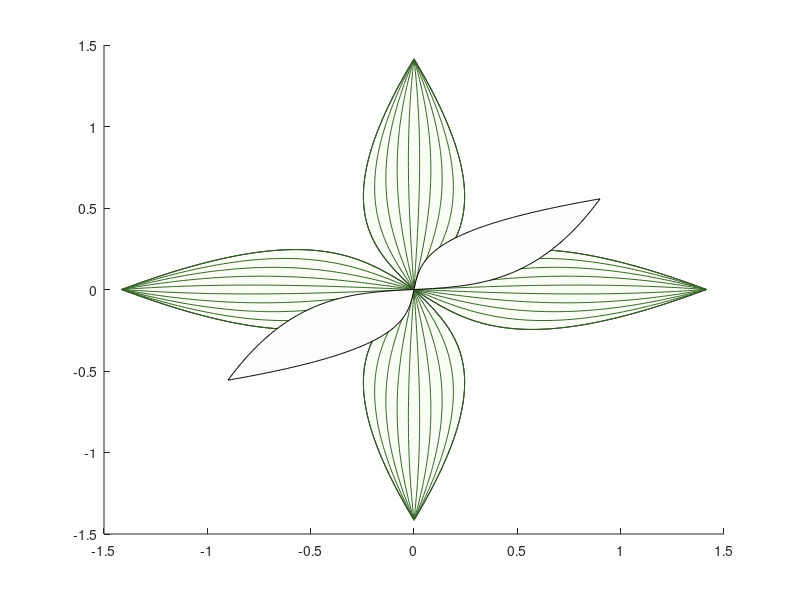

MATLAB code for this plot: (Note: this script raises an error after producing the figure.)
%% A nonlinear bit of Christmas cheer
% by Jason Conklin, Nov-Dec 2017

%% set up inputs and outputs

xx = (-1:0.01:1);

% allocate empty vectors

y_a(1,:) = nan(length(xx),1);
y_a(2,:) = nan(length(xx),1);
y_a(3,:) = nan(length(xx),1);
y_a(4,:) = nan(length(xx),1);
y_a(5,:) = nan(length(xx),1);

y_b(1,:) = nan(length(xx),1);
y_b(2,:) = nan(length(xx),1);
y_b(3,:) = nan(length(xx),1);
y_b(4,:) = nan(length(xx),1);
y_b(5,:) = nan(length(xx),1);

%% build some curves
% syms u m
% 
% f(u,m) = u * (m + (1-m)*u^2);
% g(u,m) = finverse(f);
% 
% yy0 = xx;
% 
% for i = 1:5
%     M = (0.2 * i) - 0.1;
%     y_a(i,:) = f(xx, M);
%     y_b(i,:) = g(xx, M);
% end

y_a = [-1,-1,-1,-1,-1; ...
    -0.972269100000000,-0.976209300000000,-0.980149500000000,-0.984089700000000,-0.988029900000000; ...
    -0.945072800000000,-0.952834400000000,-0.960596000000000,-0.968357600000000,-0.976119200000000; ...
    -0.918405700000000,-0.929871100000000,-0.941336500000000,-0.952801900000000,-0.964267300000000; ...
    -0.892262400000000,-0.907315200000000,-0.922368000000000,-0.937420800000000,-0.952473600000000; ...
    -0.866637500000000,-0.885162500000000,-0.903687500000000,-0.922212500000000,-0.940737500000000; ...
    -0.841525600000000,-0.863408800000000,-0.885292000000000,-0.907175200000000,-0.929058400000000; ...
    -0.816921300000000,-0.842049900000000,-0.867178500000000,-0.892307100000000,-0.917435700000000; ...
    -0.792819200000000,-0.821081600000000,-0.849344000000000,-0.877606400000000,-0.905868800000000; ...
    -0.769213900000000,-0.800499700000000,-0.831785500000000,-0.863071300000000,-0.894357100000000; ...
    -0.746100000000000,-0.780300000000000,-0.814500000000000,-0.848700000000000,-0.882900000000000; ...
    -0.723472100000000,-0.760478300000000,-0.797484500000000,-0.834490700000000,-0.871496900000000; ...
    -0.701324800000000,-0.741030400000000,-0.780736000000000,-0.820441600000000,-0.860147200000000; ...
    -0.679652700000000,-0.721952100000000,-0.764251500000000,-0.806550900000000,-0.848850300000000; ...
    -0.658450400000000,-0.703239200000000,-0.748028000000000,-0.792816800000000,-0.837605600000000; ...
    -0.637712500000000,-0.684887500000000,-0.732062500000000,-0.779237500000000,-0.826412500000000; ...
    -0.617433600000000,-0.666892800000000,-0.716352000000000,-0.765811200000000,-0.815270400000000; ...
    -0.597608300000000,-0.649250900000000,-0.700893500000000,-0.752536100000000,-0.804178700000000; ...
    -0.578231200000000,-0.631957600000000,-0.685684000000000,-0.739410400000000,-0.793136800000000; ...
	-0.559296900000000,-0.615008700000000,-0.670720500000000,-0.726432300000000,-0.782144100000000; ...
	-0.540800000000000,-0.598400000000000,-0.656000000000000,-0.713600000000000,-0.771200000000000; ...
	-0.522735100000000,-0.582127300000000,-0.641519500000000,-0.700911700000000,-0.760303900000000; ...
	-0.505096800000000,-0.566186400000000,-0.627276000000000,-0.688365600000000,-0.749455200000000; ...
	-0.487879700000000,-0.550573100000000,-0.613266500000000,-0.675959900000000,-0.738653300000000; ...
	-0.471078400000000,-0.535283200000000,-0.599488000000000,-0.663692800000000,-0.727897600000000; ...
	-0.454687500000000,-0.520312500000000,-0.585937500000000,-0.651562500000000,-0.717187500000000; ...
	-0.438701600000000,-0.505656800000000,-0.572612000000000,-0.639567200000000,-0.706522400000000; ...
	-0.423115300000000,-0.491311900000000,-0.559508500000000,-0.627705100000000,-0.695901700000000; ...
	-0.407923200000000,-0.477273600000000,-0.546624000000000,-0.615974400000000,-0.685324800000000; ...
	-0.393119900000000,-0.463537700000000,-0.533955500000000,-0.604373300000000,-0.674791100000000; ...
	-0.378700000000000,-0.450100000000000,-0.521500000000000,-0.592900000000000,-0.664300000000000; ...
	-0.364658100000000,-0.436956300000000,-0.509254500000000,-0.581552700000000,-0.653850900000000; ...
	-0.350988800000000,-0.424102400000000,-0.497216000000000,-0.570329600000000,-0.643443200000000; ...
	-0.337686700000000,-0.411534100000000,-0.485381500000000,-0.559228900000000,-0.633076300000000; ...
	-0.324746400000000,-0.399247200000000,-0.473748000000000,-0.548248800000000,-0.622749600000000; ...
	-0.312162500000000,-0.387237500000000,-0.462312500000000,-0.537387500000000,-0.612462500000000; ...
	-0.299929600000000,-0.375500800000000,-0.451072000000000,-0.526643200000000,-0.602214400000000; ...
	-0.288042300000000,-0.364032900000000,-0.440023500000000,-0.516014100000000,-0.592004700000000; ...
	-0.276495200000000,-0.352829600000000,-0.429164000000000,-0.505498400000000,-0.581832800000000; ...
	-0.265282900000000,-0.341886700000000,-0.418490500000000,-0.495094300000000,-0.571698100000000; ...
	-0.254400000000000,-0.331200000000000,-0.408000000000000,-0.484800000000000,-0.561600000000000; ...
	-0.243841100000000,-0.320765300000000,-0.397689500000000,-0.474613700000000,-0.551537900000000; ...
	-0.233600800000000,-0.310578400000000,-0.387556000000000,-0.464533600000000,-0.541511200000000; ...
	-0.223673700000000,-0.300635100000000,-0.377596500000000,-0.454557900000000,-0.531519300000000; ...
	-0.214054400000000,-0.290931200000000,-0.367808000000000,-0.444684800000000,-0.521561600000000; ...
	-0.204737500000000,-0.281462500000000,-0.358187500000000,-0.434912500000000,-0.511637500000000; ...
	-0.195717600000000,-0.272224800000000,-0.348732000000000,-0.425239200000000,-0.501746400000000; ...
	-0.186989300000000,-0.263213900000000,-0.339438500000000,-0.415663100000000,-0.491887700000000; ...
	-0.178547200000000,-0.254425600000000,-0.330304000000000,-0.406182400000000,-0.482060800000000; ...
	-0.170385900000000,-0.245855700000000,-0.321325500000000,-0.396795300000000,-0.472265100000000; ...
	-0.162500000000000,-0.237500000000000,-0.312500000000000,-0.387500000000000,-0.462500000000000; ...
	-0.154884100000000,-0.229354300000000,-0.303824500000000,-0.378294700000000,-0.452764900000000; ...
	-0.147532800000000,-0.221414400000000,-0.295296000000000,-0.369177600000000,-0.443059200000000; ...
	-0.140440700000000,-0.213676100000000,-0.286911500000000,-0.360146900000000,-0.433382300000000; ...
	-0.133602400000000,-0.206135200000000,-0.278668000000000,-0.351200800000000,-0.423733600000000; ...
	-0.127012500000000,-0.198787500000000,-0.270562500000000,-0.342337500000000,-0.414112500000000; ...
	-0.120665600000000,-0.191628800000000,-0.262592000000000,-0.333555200000000,-0.404518400000000; ...
	-0.114556300000000,-0.184654900000000,-0.254753500000000,-0.324852100000000,-0.394950700000000; ...
	-0.108679200000000,-0.177861600000000,-0.247044000000000,-0.316226400000000,-0.385408800000000; ...
	-0.103028900000000,-0.171244700000000,-0.239460500000000,-0.307676300000000,-0.375892100000000; ...
	-0.0976000000000000,-0.164800000000000,-0.232000000000000,-0.299200000000000,-0.366400000000000; ...
	-0.0923871000000000,-0.158523300000000,-0.224659500000000,-0.290795700000000,-0.356931900000000; ...
	-0.0873848000000000,-0.152410400000000,-0.217436000000000,-0.282461600000000,-0.347487200000000; ...
	-0.0825877000000000,-0.146457100000000,-0.210326500000000,-0.274195900000000,-0.338065300000000; ...
	-0.0779904000000000,-0.140659200000000,-0.203328000000000,-0.265996800000000,-0.328665600000000; ...
	-0.0735875000000000,-0.135012500000000,-0.196437500000000,-0.257862500000000,-0.319287500000000; ...
	-0.0693736000000000,-0.129512800000000,-0.189652000000000,-0.249791200000000,-0.309930400000000; ...
	-0.0653433000000000,-0.124155900000000,-0.182968500000000,-0.241781100000000,-0.300593700000000; ...
	-0.0614912000000000,-0.118937600000000,-0.176384000000000,-0.233830400000000,-0.291276800000000; ...
	-0.0578119000000000,-0.113853700000000,-0.169895500000000,-0.225937300000000,-0.281979100000000; ...
	-0.0543000000000000,-0.108900000000000,-0.163500000000000,-0.218100000000000,-0.272700000000000; ...
	-0.0509501000000000,-0.104072300000000,-0.157194500000000,-0.210316700000000,-0.263438900000000; ...
	-0.0477568000000000,-0.0993664000000000,-0.150976000000000,-0.202585600000000,-0.254195200000000; ...
	-0.0447147000000000,-0.0947781000000000,-0.144841500000000,-0.194904900000000,-0.244968300000000; ...
	-0.0418184000000000,-0.0903032000000000,-0.138788000000000,-0.187272800000000,-0.235757600000000; ...
	-0.0390625000000000,-0.0859375000000000,-0.132812500000000,-0.179687500000000,-0.226562500000000; ...
	-0.0364416000000000,-0.0816768000000000,-0.126912000000000,-0.172147200000000,-0.217382400000000; ...
	-0.0339503000000000,-0.0775169000000000,-0.121083500000000,-0.164650100000000,-0.208216700000000; ...
	-0.0315832000000000,-0.0734536000000000,-0.115324000000000,-0.157194400000000,-0.199064800000000; ...
	-0.0293349000000000,-0.0694827000000000,-0.109630500000000,-0.149778300000000,-0.189926100000000; ...
	-0.0272000000000000,-0.0656000000000000,-0.104000000000000,-0.142400000000000,-0.180800000000000; ...
	-0.0251731000000000,-0.0618013000000000,-0.0984295000000000,-0.135057700000000,-0.171685900000000; ...
	-0.0232488000000000,-0.0580824000000000,-0.0929160000000000,-0.127749600000000,-0.162583200000000; ...
	-0.0214217000000000,-0.0544391000000000,-0.0874565000000000,-0.120473900000000,-0.153491300000000; ...
	-0.0196864000000000,-0.0508672000000000,-0.0820480000000000,-0.113228800000000,-0.144409600000000; ...
	-0.0180375000000000,-0.0473625000000000,-0.0766875000000000,-0.106012500000000,-0.135337500000000; ...
	-0.0164696000000000,-0.0439208000000000,-0.0713720000000000,-0.0988232000000000,-0.126274400000000; ...
	-0.0149773000000000,-0.0405379000000000,-0.0660985000000000,-0.0916591000000000,-0.117219700000000; ...
	-0.0135552000000000,-0.0372096000000000,-0.0608640000000000,-0.0845184000000000,-0.108172800000000; ...
	-0.0121979000000000,-0.0339317000000000,-0.0556655000000000,-0.0773993000000000,-0.0991331000000000; ...
	-0.0109000000000000,-0.0307000000000000,-0.0505000000000000,-0.0703000000000000,-0.0901000000000000; ...
	-0.00965610000000000,-0.0275103000000000,-0.0453645000000000,-0.0632187000000000,-0.0810729000000000; ...
	-0.00846080000000000,-0.0243584000000000,-0.0402560000000000,-0.0561536000000000,-0.0720512000000000; ...
	-0.00730870000000000,-0.0212401000000000,-0.0351715000000000,-0.0491029000000000,-0.0630343000000000; ...
	-0.00619440000000000,-0.0181512000000000,-0.0301080000000000,-0.0420648000000000,-0.0540216000000000; ...
	-0.00511250000000000,-0.0150875000000000,-0.0250625000000000,-0.0350375000000000,-0.0450125000000000; ...
	-0.00405760000000000,-0.0120448000000000,-0.0200320000000000,-0.0280192000000000,-0.0360064000000000; ...
	-0.00302430000000000,-0.00901890000000000,-0.0150135000000000,-0.0210081000000000,-0.0270027000000000; ...
	-0.00200720000000000,-0.00600560000000000,-0.0100040000000000,-0.0140024000000000,-0.0180008000000000; ...
	-0.00100090000000000,-0.00300070000000000,-0.00500050000000000,-0.00700030000000000,-0.00900010000000000; ...
	0,0,0,0,0; ...
	0.00100090000000000,0.00300070000000000,0.00500050000000000,0.00700030000000000,0.00900010000000000; ...
	0.00200720000000000,0.00600560000000000,0.0100040000000000,0.0140024000000000,0.0180008000000000; ...
	0.00302430000000000,0.00901890000000000,0.0150135000000000,0.0210081000000000,0.0270027000000000; ...
	0.00405760000000000,0.0120448000000000,0.0200320000000000,0.0280192000000000,0.0360064000000000; ...
	0.00511250000000000,0.0150875000000000,0.0250625000000000,0.0350375000000000,0.0450125000000000; ...
	0.00619440000000000,0.0181512000000000,0.0301080000000000,0.0420648000000000,0.0540216000000000; ...
	0.00730870000000000,0.0212401000000000,0.0351715000000000,0.0491029000000000,0.0630343000000000; ...
	0.00846080000000000,0.0243584000000000,0.0402560000000000,0.0561536000000000,0.0720512000000000; ...
	0.00965610000000000,0.0275103000000000,0.0453645000000000,0.0632187000000000,0.0810729000000000; ...
	0.0109000000000000,0.0307000000000000,0.0505000000000000,0.0703000000000000,0.0901000000000000; ...
	0.0121979000000000,0.0339317000000000,0.0556655000000000,0.0773993000000000,0.0991331000000000; ...
	0.0135552000000000,0.0372096000000000,0.0608640000000000,0.0845184000000000,0.108172800000000; ...
	0.0149773000000000,0.0405379000000000,0.0660985000000000,0.0916591000000000,0.117219700000000; ...
	0.0164696000000000,0.0439208000000000,0.0713720000000000,0.0988232000000000,0.126274400000000; ...
	0.0180375000000000,0.0473625000000000,0.0766875000000000,0.106012500000000,0.135337500000000; ...
	0.0196864000000000,0.0508672000000000,0.0820480000000000,0.113228800000000,0.144409600000000; ...
	0.0214217000000000,0.0544391000000000,0.0874565000000000,0.120473900000000,0.153491300000000; ...
	0.0232488000000000,0.0580824000000000,0.0929160000000000,0.127749600000000,0.162583200000000; ...
	0.0251731000000000,0.0618013000000000,0.0984295000000000,0.135057700000000,0.171685900000000; ...
	0.0272000000000000,0.0656000000000000,0.104000000000000,0.142400000000000,0.180800000000000; ...
	0.0293349000000000,0.0694827000000000,0.109630500000000,0.149778300000000,0.189926100000000; ...
	0.0315832000000000,0.0734536000000000,0.115324000000000,0.157194400000000,0.199064800000000; ...
	0.0339503000000000,0.0775169000000000,0.121083500000000,0.164650100000000,0.208216700000000; ...
	0.0364416000000000,0.0816768000000000,0.126912000000000,0.172147200000000,0.217382400000000; ...
	0.0390625000000000,0.0859375000000000,0.132812500000000,0.179687500000000,0.226562500000000; ...
	0.0418184000000000,0.0903032000000000,0.138788000000000,0.187272800000000,0.235757600000000; ...
	0.0447147000000000,0.0947781000000000,0.144841500000000,0.194904900000000,0.244968300000000; ...
	0.0477568000000000,0.0993664000000000,0.150976000000000,0.202585600000000,0.254195200000000; ...
	0.0509501000000000,0.104072300000000,0.157194500000000,0.210316700000000,0.263438900000000; ...
	0.0543000000000000,0.108900000000000,0.163500000000000,0.218100000000000,0.272700000000000; ...
	0.0578119000000000,0.113853700000000,0.169895500000000,0.225937300000000,0.281979100000000; ...
	0.0614912000000000,0.118937600000000,0.176384000000000,0.233830400000000,0.291276800000000; ...
	0.0653433000000000,0.124155900000000,0.182968500000000,0.241781100000000,0.300593700000000; ...
	0.0693736000000000,0.129512800000000,0.189652000000000,0.249791200000000,0.309930400000000; ...
	0.0735875000000000,0.135012500000000,0.196437500000000,0.257862500000000,0.319287500000000; ...
	0.0779904000000000,0.140659200000000,0.203328000000000,0.265996800000000,0.328665600000000; ...
	0.0825877000000000,0.146457100000000,0.210326500000000,0.274195900000000,0.338065300000000; ...
	0.0873848000000000,0.152410400000000,0.217436000000000,0.282461600000000,0.347487200000000; ...
	0.0923871000000000,0.158523300000000,0.224659500000000,0.290795700000000,0.356931900000000; ...
	0.0976000000000000,0.164800000000000,0.232000000000000,0.299200000000000,0.366400000000000; ...
	0.103028900000000,0.171244700000000,0.239460500000000,0.307676300000000,0.375892100000000; ...
	0.108679200000000,0.177861600000000,0.247044000000000,0.316226400000000,0.385408800000000; ...
	0.114556300000000,0.184654900000000,0.254753500000000,0.324852100000000,0.394950700000000; ...
	0.120665600000000,0.191628800000000,0.262592000000000,0.333555200000000,0.404518400000000; ...
	0.127012500000000,0.198787500000000,0.270562500000000,0.342337500000000,0.414112500000000; ...
	0.133602400000000,0.206135200000000,0.278668000000000,0.351200800000000,0.423733600000000; ...
	0.140440700000000,0.213676100000000,0.286911500000000,0.360146900000000,0.433382300000000; ...
	0.147532800000000,0.221414400000000,0.295296000000000,0.369177600000000,0.443059200000000; ...
	0.154884100000000,0.229354300000000,0.303824500000000,0.378294700000000,0.452764900000000; ...
	0.162500000000000,0.237500000000000,0.312500000000000,0.387500000000000,0.462500000000000; ...
	0.170385900000000,0.245855700000000,0.321325500000000,0.396795300000000,0.472265100000000; ...
	0.178547200000000,0.254425600000000,0.330304000000000,0.406182400000000,0.482060800000000; ...
	0.186989300000000,0.263213900000000,0.339438500000000,0.415663100000000,0.491887700000000; ...
	0.195717600000000,0.272224800000000,0.348732000000000,0.425239200000000,0.501746400000000; ...
	0.204737500000000,0.281462500000000,0.358187500000000,0.434912500000000,0.511637500000000; ...
	0.214054400000000,0.290931200000000,0.367808000000000,0.444684800000000,0.521561600000000; ...
	0.223673700000000,0.300635100000000,0.377596500000000,0.454557900000000,0.531519300000000; ...
	0.233600800000000,0.310578400000000,0.387556000000000,0.464533600000000,0.541511200000000; ...
	0.243841100000000,0.320765300000000,0.397689500000000,0.474613700000000,0.551537900000000; ...
	0.254400000000000,0.331200000000000,0.408000000000000,0.484800000000000,0.561600000000000; ...
	0.265282900000000,0.341886700000000,0.418490500000000,0.495094300000000,0.571698100000000; ...
	0.276495200000000,0.352829600000000,0.429164000000000,0.505498400000000,0.581832800000000; ...
	0.288042300000000,0.364032900000000,0.440023500000000,0.516014100000000,0.592004700000000; ...
	0.299929600000000,0.375500800000000,0.451072000000000,0.526643200000000,0.602214400000000; ...
	0.312162500000000,0.387237500000000,0.462312500000000,0.537387500000000,0.612462500000000; ...
	0.324746400000000,0.399247200000000,0.473748000000000,0.548248800000000,0.622749600000000; ...
	0.337686700000000,0.411534100000000,0.485381500000000,0.559228900000000,0.633076300000000; ...
	0.350988800000000,0.424102400000000,0.497216000000000,0.570329600000000,0.643443200000000; ...
	0.364658100000000,0.436956300000000,0.509254500000000,0.581552700000000,0.653850900000000; ...
	0.378700000000000,0.450100000000000,0.521500000000000,0.592900000000000,0.664300000000000; ...
	0.393119900000000,0.463537700000000,0.533955500000000,0.604373300000000,0.674791100000000; ...
	0.407923200000000,0.477273600000000,0.546624000000000,0.615974400000000,0.685324800000000; ...
	0.423115300000000,0.491311900000000,0.559508500000000,0.627705100000000,0.695901700000000; ...
	0.438701600000000,0.505656800000000,0.572612000000000,0.639567200000000,0.706522400000000; ...
	0.454687500000000,0.520312500000000,0.585937500000000,0.651562500000000,0.717187500000000; ...
	0.471078400000000,0.535283200000000,0.599488000000000,0.663692800000000,0.727897600000000; ...
	0.487879700000000,0.550573100000000,0.613266500000000,0.675959900000000,0.738653300000000; ...
	0.505096800000000,0.566186400000000,0.627276000000000,0.688365600000000,0.749455200000000; ...
	0.522735100000000,0.582127300000000,0.641519500000000,0.700911700000000,0.760303900000000; ...
	0.540800000000000,0.598400000000000,0.656000000000000,0.713600000000000,0.771200000000000; ...
	0.559296900000000,0.615008700000000,0.670720500000000,0.726432300000000,0.782144100000000; ...
	0.578231200000000,0.631957600000000,0.685684000000000,0.739410400000000,0.793136800000000; ...
	0.597608300000000,0.649250900000000,0.700893500000000,0.752536100000000,0.804178700000000; ...
	0.617433600000000,0.666892800000000,0.716352000000000,0.765811200000000,0.815270400000000; ...
	0.637712500000000,0.684887500000000,0.732062500000000,0.779237500000000,0.826412500000000; ...
	0.658450400000000,0.703239200000000,0.748028000000000,0.792816800000000,0.837605600000000; ...
	0.679652700000000,0.721952100000000,0.764251500000000,0.806550900000000,0.848850300000000; ...
	0.701324800000000,0.741030400000000,0.780736000000000,0.820441600000000,0.860147200000000; ...
	0.723472100000000,0.760478300000000,0.797484500000000,0.834490700000000,0.871496900000000; ...
	0.746100000000000,0.780300000000000,0.814500000000000,0.848700000000000,0.882900000000000; ...
	0.769213900000000,0.800499700000000,0.831785500000000,0.863071300000000,0.894357100000000; ...
	0.792819200000000,0.821081600000000,0.849344000000000,0.877606400000000,0.905868800000000; ...
	0.816921300000000,0.842049900000000,0.867178500000000,0.892307100000000,0.917435700000000; ...
	0.841525600000000,0.863408800000000,0.885292000000000,0.907175200000000,0.929058400000000; ...
	0.866637500000000,0.885162500000000,0.903687500000000,0.922212500000000,0.940737500000000; ...
	0.892262400000000,0.907315200000000,0.922368000000000,0.937420800000000,0.952473600000000; ...
	0.918405700000000,0.929871100000000,0.941336500000000,0.952801900000000,0.964267300000000; ...
	0.945072800000000,0.952834400000000,0.960596000000000,0.968357600000000,0.976119200000000; ...
	0.972269100000000,0.976209300000000,0.980149500000000,0.984089700000000,0.988029900000000; ...
	1,1,1,1,1]'


y_b = [-1,-1,-1,-1,-1; ...
	-0.996416201311005,-0.995818052062412,-0.994981139887340,-0.993727918069175,-0.991649281569855; ...
	-0.992807376262137,-0.991605175272411,-0.989924113112388,-0.987411230692585,-0.983263698041004; ...
	-0.989173086677517,-0.987360808385163,-0.984828236257000,-0.981049265264289,-0.974843109466312; ...
	-0.985512882025255,-0.983084373957462,-0.979692807015473,-0.974641335293127,-0.966387379249659; ...
	-0.981826298934516,-0.978775277705721,-0.974517103497566,-0.968186740092072,-0.957896374321279; ...
	-0.978112860688357,-0.974432907831540,-0.969300383499722,-0.961684764463289,-0.949369965318005; ...
	-0.974372076690839,-0.970056634312865,-0.964041883742772,-0.955134678379251,-0.940808026768459; ...
	-0.970603441906805,-0.965645808158592,-0.958740819074336,-0.948535736660241,-0.932210437283216; ...
	-0.966806436272630,-0.961199760624331,-0.953396381633977,-0.941887178648702,-0.923577079749961; ...
	-0.962980524076077,-0.956717802386858,-0.948007739979098,-0.935188227880890,-0.914907841533660; ...
	-0.959125153303276,-0.952199222674618,-0.942574038169394,-0.928438091756413,-0.906202614681745; ...
	-0.955239754950701,-0.947643288351409,-0.937094394807595,-0.921635961206272,-0.897461296134316; ...
	-0.951323742299830,-0.943049242950211,-0.931567902034039,-0.914781010360150,-0.888683787939342; ...
	-0.947376510152018,-0.938416305653820,-0.925993624472511,-0.907872396213735,-0.879869997472840; ...
	-0.943397434020892,-0.933743670218765,-0.920370598124577,-0.900909258297029,-0.871019837663994; ...
	-0.939385869279387,-0.929030503838621,-0.914697829209526,-0.893890718344652,-0.862133227225172; ...
	-0.935341150258290,-0.924275945942604,-0.908974292946785,-0.886815879969325,-0.853210090886779; ...
	-0.931262589292915,-0.919479106924944,-0.903198932277538,-0.879683828339811,-0.844250359636868; ...
	-0.927149475714235,-0.914639066800172,-0.897370656522038,-0.872493629864790,-0.835253970965430; ...
	-0.923001074780519,-0.909754873779095,-0.891488339968883,-0.865244331884263,-0.826220869113246; ...
	-0.918816626545134,-0.904825542759731,-0.885550820392318,-0.857934962370312,-0.817151005325203; ...
	-0.914595344655872,-0.899850053727045,-0.879556897493333,-0.850564529639204,-0.808044338107911; ...
	-0.910336415080675,-0.894827350054781,-0.873505331260120,-0.843132022077075,-0.798900833491497; ...
	-0.906038994754243,-0.889756336702078,-0.867394840243110,-0.835636407881648,-0.789720465295372; ...
	-0.901702210139480,-0.884635878296967,-0.861224099739574,-0.828076634822727,-0.780503215397808; ...
	-0.897325155697198,-0.879464797098091,-0.854991739882399,-0.820451630024473,-0.771249074009095; ...
	-0.892906892256891,-0.874241870825253,-0.848696343627387,-0.812760299772797,-0.761958039948050; ...
	-0.888446445280709,-0.868965830348500,-0.842336444632999,-0.805001529351539,-0.752630120921628; ...
	-0.883942803012041,-0.863635357224542,-0.835910525026171,-0.797174182911484,-0.743265333807351; ...
	-0.879394914499268,-0.858249081068220,-0.829417013047384,-0.789277103376651,-0.733863704938254; ...
	-0.874801687484338,-0.852805576745598,-0.822854280567816,-0.781309112392761,-0.724425270390037; ...
	-0.870161986144793,-0.847303361373955,-0.816220640470939,-0.773269010323231,-0.714950076270055; ...
	-0.865474628676734,-0.841740891112509,-0.809514343890522,-0.765155576298595,-0.705438179007784; ...
	-0.860738384704939,-0.836116557726137,-0.802733577296537,-0.756967568325777,-0.695889645646359; ...
	-0.855951972504927,-0.830428684902555,-0.795876459419995,-0.748703723464269,-0.686304554134758; ...
	-0.851114056020147,-0.824675524301452,-0.788941038007287,-0.740362758076909,-0.676682993620183; ...
	-0.846223241655708,-0.818855251311858,-0.781925286394121,-0.731943368163643,-0.667025064740148; ...
	-0.841278074828022,-0.812965960491575,-0.774827099888673,-0.723444229787427,-0.657330879913778; ...
	-0.836277036247478,-0.807005660659671,-0.767644291953123,-0.714863999602198,-0.647600563631774; ...
	-0.831218537908700,-0.800972269610016,-0.760374590172300,-0.706201315493736,-0.637834252744496; ...
	-0.826100918760033,-0.794863608410266,-0.753015631997751,-0.697454797345101,-0.628032096747556; ...
	-0.820922440020648,-0.788677395246818,-0.745564960255218,-0.688623047939358,-0.618194258064321; ...
	-0.815681280109879,-0.782411238771838,-0.738020018403194,-0.679704654013248,-0.608320912324673; ...
	-0.810375529149232,-0.776062630903419,-0.730378145530063,-0.670698187476607,-0.598412248639361; ...
	-0.805003182992608,-0.769628939024329,-0.722636571077270,-0.661602206813400,-0.588468469869249; ...
	-0.799562136734791,-0.763107397518369,-0.714792409276056,-0.652415258681429,-0.578489792888739; ...
	-0.794050177641930,-0.756495098576113,-0.706842653285656,-0.643135879728970,-0.568476448842630; ...
	-0.788464977440445,-0.749788982193530,-0.698784169021402,-0.633762598647811,-0.558428683395640; ...
	-0.782804083892457,-0.742985825277605,-0.690613688662177,-0.624293938483433,-0.548346756973811; ...
	-0.777064911576165,-0.736082229762311,-0.682327803828019,-0.614728419224289,-0.538230944996990; ...
	-0.771244731778426,-0.729074609626056,-0.673922958420617,-0.605064560693397,-0.528081538101554; ...
	-0.765340661393847,-0.721959176687654,-0.665395441122060,-0.595300885766622,-0.517898842352549; ...
	-0.759349650709569,-0.714731925041754,-0.656741377550696,-0.585435923943165,-0.507683179444388; ...
	-0.753268469937355,-0.707388613976144,-0.647956722077420,-0.575468215294759,-0.497434886889235; ...
	-0.747093694333918,-0.699924749191988,-0.639037249311602,-0.565396314820990,-0.487154318192215; ...
	-0.740821687726225,-0.692335562123406,-0.629978545273215,-0.555218797238784,-0.476841843012559; ...
	-0.734448584229906,-0.684615987124323,-0.620775998277135,-0.544934262234583,-0.466497847309818; ...
	-0.727970267915097,-0.676760636257495,-0.611424789567321,-0.534541340207828,-0.456122733474242; ...
	-0.721382350133889,-0.668763771382239,-0.601919883753303,-0.524038698534128,-0.445716920440481; ...
	-0.714680144175682,-0.660619273192848,-0.592256019119650,-0.513425048375740,-0.435280843783707; ...
	-0.707858636859406,-0.652320606807616,-0.582427697901691,-0.502699152065749,-0.424814955797326; ...
	-0.700912456602706,-0.643860783447744,-0.572429176648634,-0.491859831090347,-0.414319725551416; ...
	-0.693835837424939,-0.635232317674365,-0.562254456829427,-0.480905974690944,-0.403795638931100; ...
	-0.686622578239888,-0.626427179568778,-0.551897275878614,-0.469836549104215,-0.393243198654025; ...
	-0.679265996671006,-0.617436741143393,-0.541351098930517,-0.458650607453591,-0.382662924266201; ...
	-0.671758876471103,-0.608251716156361,-0.530609111552160,-0.447347300299926,-0.372055352115459; ...
	-0.664093407442462,-0.598862092368201,-0.519664213860548,-0.435925886852055,-0.361421035301829; ...
	-0.656261116522914,-0.589257055120540,-0.508509016500509,-0.424385746829496,-0.350760543604182; ...
	-0.648252788415972,-0.579424900931121,-0.497135839068082,-0.412726392959609,-0.340074463382537; ...
	-0.640058373782393,-0.569352939581060,-0.485536711694142,-0.400947484079901,-0.329363397455458; ...
	-0.631666882554688,-0.559027382914871,-0.473703380656848,-0.389048838802927,-0.318627964952065; ...
	-0.623066259355766,-0.548433218275925,-0.461627319072440,-0.377030449686144,-0.307868801138199; ...
	-0.614243237258546,-0.537554064154824,-0.449299743924918,-0.364892497832354,-0.297086557216372; ...
	-0.605183165160588,-0.526372005232003,-0.436711640938138,-0.352635367827894,-0.286281900099200; ...
	-0.595869802791635,-0.514867403547832,-0.423853799069783,-0.340259662905765,-0.275455512156081; ...
	-0.586285075717476,-0.503018682038057,-0.410716856713990,-0.327766220199588,-0.264608090932965; ...
	-0.576408780502528,-0.490802076144543,-0.397291362033077,-0.315156125932021,-0.253740348845129; ...
	-0.566218227233371,-0.478191348683668,-0.383567850188523,-0.302430730358419,-0.242853012842986; ...
	-0.555687802577837,-0.465157462691503,-0.369536940588808,-0.289591662263742,-0.231946824050991; ...
	-0.544788431004515,-0.451668206683177,-0.355189457588230,-0.276640842788607,-0.221022537379858; ...
	-0.533486904035143,-0.437687766869833,-0.340516578312989,-0.263580498339784,-0.210080921112325; ...
	-0.521745036410918,-0.423176241725394,-0.325510011397062,-0.250413172322357,-0.199122756462868; ...
	-0.509518592214469,-0.408089096488514,-0.310162210296829,-0.237141735416072,-0.188148837111785; ...
	-0.496755900754126,-0.392376559730011,-0.294466624410535,-0.223769394108390,-0.177159968714231; ...
	-0.483396047258067,-0.375982972682176,-0.278417990321810,-0.210299697192399,-0.166156968384826; ...
	-0.469366470288671,-0.358846117349838,-0.262012663959446,-0.196736539940274,-0.155140664158590; ...
	-0.454579714575870,-0.340896575922609,-0.245248992154482,-0.183084165673286,-0.144111894429018; ...
	-0.438928954111466,-0.322057218665727,-0.228127718832997,-0.169347164468469,-0.133071507364237; ...
	-0.422281678422509,-0.302242990931706,-0.210652416819081,-0.155530468770473,-0.122020360302228; ...
	-0.404470554254077,-0.281361287468310,-0.192829930962913,-0.141639345715190,-0.110959319126235; ...
	-0.385279796088911,-0.259313383154313,-0.174670812267225,-0.127679386019440,-0.0998892576215056; ...
	-0.364424113889655,-0.235997651575749,-0.156189716338350,-0.113656489347711,-0.0888110568146539; ...
	-0.341514826597312,-0.211315644202477,-0.137405733630923,-0.0995768461317394,-0.0777256042969411; ...
	-0.316002579993033,-0.185182453832472,-0.118342614704130,-0.0854469158900132,-0.0666337935328957; ...
	-0.287074699913191,-0.157542915715219,-0.0990288524054573,-0.0712734021701690,-0.0555365231557221; ...
	-0.253458196724100,-0.128394584869137,-0.0794975858968170,-0.0570632243152027,-0.0444346962510227; ...
	-0.213012416437201,-0.0978162175069227,-0.0597862997522319,-0.0428234863318090,-0.0333292196304015; ...
	-0.161845570564714,-0.0659959656738213,-0.0399363052482244,-0.0285614432129572,-0.0222210030965681; ...
	-0.0928059967739367,-0.0332475788451765,-0.0199920095846681,-0.0142844651340678,-0.0111109587015927; ...
	5.65979942426670e-73,0,0,1.13195988485334e-72,-2.26391976970668e-72; ...
	0.0928059967739367,0.0332475788451765,0.0199920095846681,0.0142844651340678,0.0111109587015927; ...
	0.161845570564714,0.0659959656738213,0.0399363052482244,0.0285614432129572,0.0222210030965681; ...
	0.213012416437201,0.0978162175069227,0.0597862997522319,0.0428234863318090,0.0333292196304015; ...
	0.253458196724100,0.128394584869137,0.0794975858968170,0.0570632243152027,0.0444346962510227; ...
	0.287074699913191,0.157542915715219,0.0990288524054573,0.0712734021701690,0.0555365231557221; ...
	0.316002579993033,0.185182453832472,0.118342614704130,0.0854469158900132,0.0666337935328957; ...
	0.341514826597312,0.211315644202477,0.137405733630923,0.0995768461317394,0.0777256042969411; ...
	0.364424113889655,0.235997651575749,0.156189716338350,0.113656489347711,0.0888110568146539; ...
	0.385279796088911,0.259313383154313,0.174670812267225,0.127679386019440,0.0998892576215056; ...
	0.404470554254077,0.281361287468310,0.192829930962913,0.141639345715190,0.110959319126235; ...
	0.422281678422509,0.302242990931706,0.210652416819081,0.155530468770473,0.122020360302228; ...
	0.438928954111466,0.322057218665727,0.228127718832997,0.169347164468469,0.133071507364237; ...
	0.454579714575870,0.340896575922609,0.245248992154482,0.183084165673286,0.144111894429018; ...
	0.469366470288671,0.358846117349838,0.262012663959446,0.196736539940274,0.155140664158590; ...
	0.483396047258067,0.375982972682176,0.278417990321810,0.210299697192399,0.166156968384826; ...
	0.496755900754126,0.392376559730011,0.294466624410535,0.223769394108390,0.177159968714231; ...
	0.509518592214469,0.408089096488514,0.310162210296829,0.237141735416072,0.188148837111785; ...
	0.521745036410918,0.423176241725394,0.325510011397062,0.250413172322357,0.199122756462868; ...
	0.533486904035143,0.437687766869833,0.340516578312989,0.263580498339784,0.210080921112325; ...
	0.544788431004515,0.451668206683177,0.355189457588230,0.276640842788607,0.221022537379858; ...
	0.555687802577837,0.465157462691503,0.369536940588808,0.289591662263742,0.231946824050991; ...
	0.566218227233371,0.478191348683668,0.383567850188523,0.302430730358419,0.242853012842986; ...
	0.576408780502528,0.490802076144543,0.397291362033077,0.315156125932021,0.253740348845129; ...
	0.586285075717476,0.503018682038057,0.410716856713990,0.327766220199588,0.264608090932965; ...
	0.595869802791635,0.514867403547832,0.423853799069783,0.340259662905765,0.275455512156081; ...
	0.605183165160588,0.526372005232003,0.436711640938138,0.352635367827894,0.286281900099200; ...
	0.614243237258546,0.537554064154824,0.449299743924918,0.364892497832354,0.297086557216372; ...
	0.623066259355766,0.548433218275925,0.461627319072440,0.377030449686144,0.307868801138199; ...
	0.631666882554688,0.559027382914871,0.473703380656848,0.389048838802927,0.318627964952065; ...
	0.640058373782393,0.569352939581060,0.485536711694142,0.400947484079901,0.329363397455458; ...
	0.648252788415972,0.579424900931121,0.497135839068082,0.412726392959609,0.340074463382537; ...
	0.656261116522914,0.589257055120540,0.508509016500509,0.424385746829496,0.350760543604182; ...
	0.664093407442462,0.598862092368201,0.519664213860548,0.435925886852055,0.361421035301829; ...
	0.671758876471103,0.608251716156361,0.530609111552160,0.447347300299926,0.372055352115459; ...
	0.679265996671006,0.617436741143393,0.541351098930517,0.458650607453591,0.382662924266201; ...
	0.686622578239888,0.626427179568778,0.551897275878614,0.469836549104215,0.393243198654025; ...
	0.693835837424939,0.635232317674365,0.562254456829427,0.480905974690944,0.403795638931100; ...
	0.700912456602706,0.643860783447744,0.572429176648634,0.491859831090347,0.414319725551416; ...
	0.707858636859406,0.652320606807616,0.582427697901691,0.502699152065749,0.424814955797326; ...
	0.714680144175682,0.660619273192848,0.592256019119650,0.513425048375740,0.435280843783707; ...
	0.721382350133889,0.668763771382239,0.601919883753303,0.524038698534128,0.445716920440481; ...
	0.727970267915097,0.676760636257495,0.611424789567321,0.534541340207828,0.456122733474242; ...
	0.734448584229906,0.684615987124323,0.620775998277135,0.544934262234583,0.466497847309818; ...
	0.740821687726225,0.692335562123406,0.629978545273215,0.555218797238784,0.476841843012559; ...
	0.747093694333918,0.699924749191988,0.639037249311602,0.565396314820990,0.487154318192215; ...
	0.753268469937355,0.707388613976144,0.647956722077420,0.575468215294759,0.497434886889235; ...
	0.759349650709569,0.714731925041754,0.656741377550696,0.585435923943165,0.507683179444388; ...
	0.765340661393847,0.721959176687654,0.665395441122060,0.595300885766622,0.517898842352549; ...
	0.771244731778426,0.729074609626056,0.673922958420617,0.605064560693397,0.528081538101554; ...
	0.777064911576165,0.736082229762311,0.682327803828019,0.614728419224289,0.538230944996990; ...
	0.782804083892457,0.742985825277605,0.690613688662177,0.624293938483433,0.548346756973811; ...
	0.788464977440445,0.749788982193530,0.698784169021402,0.633762598647811,0.558428683395640; ...
	0.794050177641930,0.756495098576113,0.706842653285656,0.643135879728970,0.568476448842630; ...
	0.799562136734791,0.763107397518369,0.714792409276056,0.652415258681429,0.578489792888739; ...
	0.805003182992608,0.769628939024329,0.722636571077270,0.661602206813400,0.588468469869249; ...
	0.810375529149232,0.776062630903419,0.730378145530063,0.670698187476607,0.598412248639361; ...
	0.815681280109879,0.782411238771838,0.738020018403194,0.679704654013248,0.608320912324673; ...
	0.820922440020648,0.788677395246818,0.745564960255218,0.688623047939358,0.618194258064321; ...
	0.826100918760033,0.794863608410266,0.753015631997751,0.697454797345101,0.628032096747556; ...
	0.831218537908700,0.800972269610016,0.760374590172300,0.706201315493736,0.637834252744496; ...
	0.836277036247478,0.807005660659671,0.767644291953123,0.714863999602198,0.647600563631774; ...
	0.841278074828022,0.812965960491575,0.774827099888673,0.723444229787427,0.657330879913778; ...
	0.846223241655708,0.818855251311858,0.781925286394121,0.731943368163643,0.667025064740148; ...
	0.851114056020147,0.824675524301452,0.788941038007287,0.740362758076909,0.676682993620183; ...
	0.855951972504927,0.830428684902555,0.795876459419995,0.748703723464269,0.686304554134758; ...
	0.860738384704939,0.836116557726137,0.802733577296537,0.756967568325777,0.695889645646359; ...
	0.865474628676734,0.841740891112509,0.809514343890522,0.765155576298595,0.705438179007784; ...
	0.870161986144793,0.847303361373955,0.816220640470939,0.773269010323231,0.714950076270055; ...
	0.874801687484338,0.852805576745598,0.822854280567816,0.781309112392761,0.724425270390037; ...
	0.879394914499268,0.858249081068220,0.829417013047384,0.789277103376651,0.733863704938254; ...
	0.883942803012041,0.863635357224542,0.835910525026171,0.797174182911484,0.743265333807351; ...
	0.888446445280709,0.868965830348500,0.842336444632999,0.805001529351539,0.752630120921628; ...
	0.892906892256891,0.874241870825253,0.848696343627387,0.812760299772797,0.761958039948050; ...
	0.897325155697198,0.879464797098091,0.854991739882399,0.820451630024473,0.771249074009095; ...
	0.901702210139480,0.884635878296967,0.861224099739574,0.828076634822727,0.780503215397808; ...
	0.906038994754243,0.889756336702078,0.867394840243110,0.835636407881648,0.789720465295372; ...
	0.910336415080675,0.894827350054781,0.873505331260120,0.843132022077075,0.798900833491497; ...
	0.914595344655872,0.899850053727045,0.879556897493333,0.850564529639204,0.808044338107911; ...
	0.918816626545134,0.904825542759731,0.885550820392318,0.857934962370312,0.817151005325203; ...
	0.923001074780519,0.909754873779095,0.891488339968883,0.865244331884263,0.826220869113246; ...
	0.927149475714235,0.914639066800172,0.897370656522038,0.872493629864790,0.835253970965430; ...
	0.931262589292915,0.919479106924944,0.903198932277538,0.879683828339811,0.844250359636868; ...
	0.935341150258290,0.924275945942604,0.908974292946785,0.886815879969325,0.853210090886779; ...
	0.939385869279387,0.929030503838621,0.914697829209526,0.893890718344652,0.862133227225172; ...
	0.943397434020892,0.933743670218765,0.920370598124577,0.900909258297029,0.871019837663994; ...
	0.947376510152018,0.938416305653820,0.925993624472511,0.907872396213735,0.879869997472840; ...
	0.951323742299830,0.943049242950211,0.931567902034039,0.914781010360150,0.888683787939342; ...
	0.955239754950701,0.947643288351409,0.937094394807595,0.921635961206272,0.897461296134316; ...
	0.959125153303276,0.952199222674618,0.942574038169394,0.928438091756413,0.906202614681745; ...
	0.962980524076077,0.956717802386858,0.948007739979098,0.935188227880890,0.914907841533660; ...
	0.966806436272630,0.961199760624331,0.953396381633977,0.941887178648702,0.923577079749961; ...
	0.970603441906805,0.965645808158592,0.958740819074336,0.948535736660241,0.932210437283216; ...
	0.974372076690839,0.970056634312865,0.964041883742772,0.955134678379251,0.940808026768459; ...
	0.978112860688357,0.974432907831540,0.969300383499722,0.961684764463289,0.949369965318005; ...
	0.981826298934516,0.978775277705721,0.974517103497566,0.968186740092072,0.957896374321279; ...
	0.985512882025255,0.983084373957462,0.979692807015473,0.974641335293127,0.966387379249659; ...
	0.989173086677517,0.987360808385163,0.984828236257000,0.981049265264289,0.974843109466312; ...
	0.992807376262137,0.991605175272411,0.989924113112388,0.987411230692585,0.983263698041004; ...
	0.996416201311005,0.995818052062412,0.994981139887340,0.993727918069175,0.991649281569855; ...
	1,1,1,1,1]'

y_c = - y_a;
y_d = - y_b;

%% setup fill vectors

phi = (1+sqrt(5))/2;
scale = 0.9;
X = [xx,fliplr(xx)];

Y_ab = [y_a(1,:),fliplr(y_b(1,:))];
Y_cd = [y_c(1,:),fliplr(y_d(1,:))];

%% plotting...
gspec = [52 98 36]./255; % green
rspec = [204 44 27]./255; % red
pspec = [255 252 252]./255; % pink
lspec = [250 255 245]./255; % lime
auspec = [197 164 54]./255; % gold

fig1 = figure('units','normalized','outerposition',[0 0 1 1]);

ax1 = axes('Parent',fig1);
hold(ax1,'on');

pp0_f1 = fill(X,Y_ab,lspec);
rotate(pp0_f1,[0 0 1],45);
pp0_f2 = fill(X,Y_cd,lspec);
rotate(pp0_f2,[0 0 1],45);
pp0 = plot(xx,[y_a; y_b; y_c; y_d],'color',gspec);
rotate(pp0,[0 0 1],45)

pp1_f1 = fill(scale.*X,(scale/phi).*Y_ab,pspec);
pp1_f1.LineStyle = 'none';
pp1_f2 = fill(scale.*X,(scale/phi).*Y_cd,pspec);
pp1_f2.LineStyle = 'none';
pp2 = plot(scale*xx,(scale/phi)*[y_a; y_b; y_c; y_d],'color',rspec);

set(ax1,'DataAspectRatio',[1 1 1],'XTick',zeros(1,0),'YTick',zeros(1,0));
ax1.XColor = [1 1 1];
ax1.YColor = [1 1 1];
H = title(ax1,'Happy Holidays!');
H.Color = auspec;

%% Print to PDF
% set(fig1,'Units','Inches');
% 
% pos = get(fig1,'Position');
% 
% print(fig1,'HolidayFlower','-dpdf','-fillpage');

